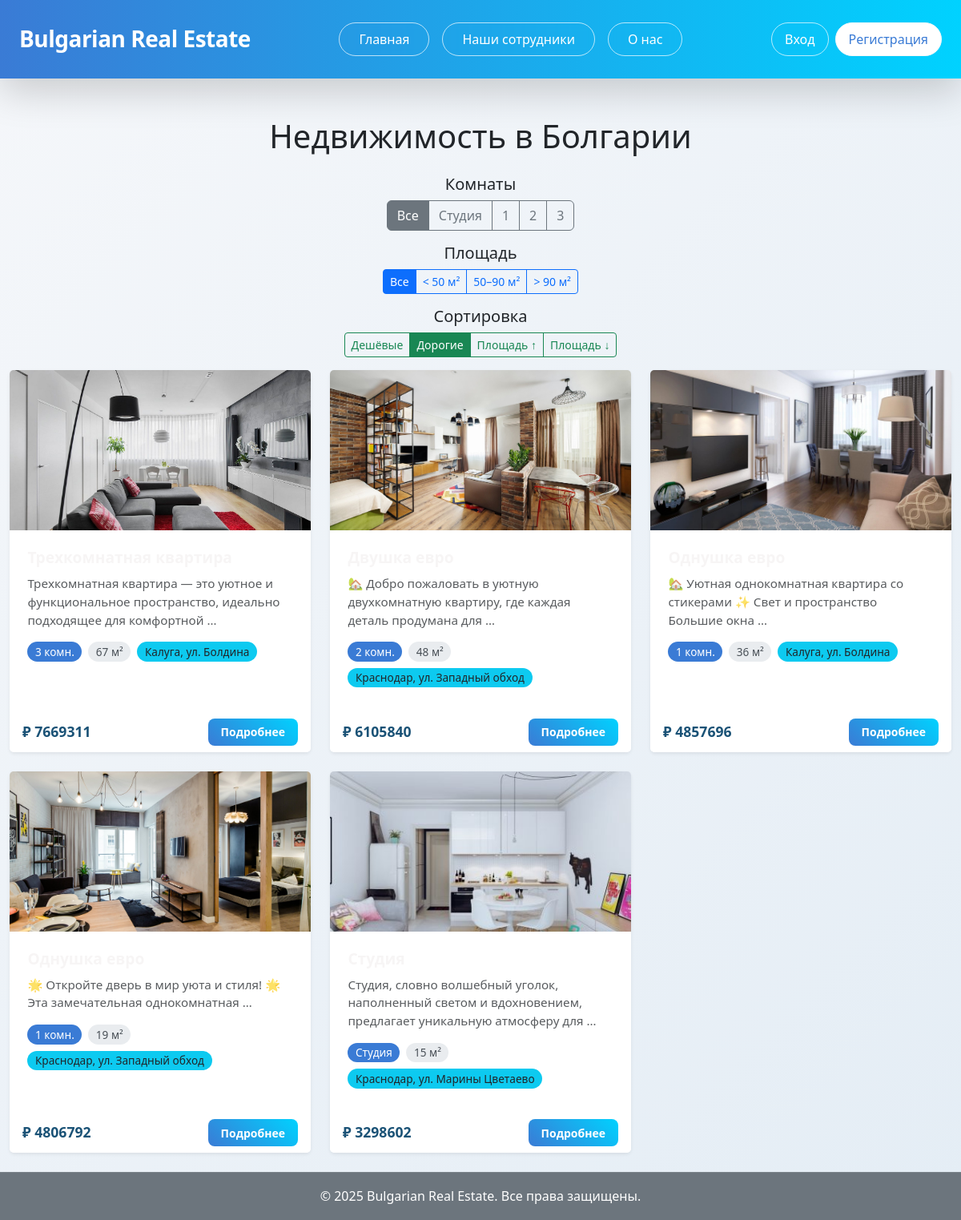
The page /?sort=price_desc on the database its author committed.
### properties/models.py (models this page shows, shortened)
class Property(models.Model):
    title = models.CharField("Заголовок", max_length=50)
    description = models.TextField("Описание")
    price = models.DecimalField("Цена", max_digits=10, decimal_places=2)
    location = models.CharField("Местоположение", max_length=100)
    bedrooms = models.IntegerField("Количество спален", blank=True, null=True)
    bathrooms = models.IntegerField("Количество ванных комнат")
    area = models.IntegerField("Площадь (м²)")
    property_type = models.CharField(
        "Тип недвижимости",
        max_length=10,
        choices=PROPERTY_TYPE_CHOICES,
        default='1_room'
    )
    image = models.ImageField("Фото", upload_to='properties/', blank=True, null=True)
    is_published = models.BooleanField("Опубликовано", default=True)
    created_at = models.DateTimeField(auto_now_add=True)
    class Meta:
        verbose_name = "Недвижимость"
        verbose_name_plural = "Недвижимость"

### properties/views.py (the view)
# urls.py: path('', views.PropertyListView.as_view(), name='index'),
class PropertyListView(ListView):
    model = Property
    template_name = 'properties/index.html'
    context_object_name = 'properties'
    paginate_by = 6
    def get_queryset(self):
        queryset = Property.objects.filter(is_published=True)
        bedrooms = self.request.GET.get('bedrooms')
        if bedrooms == 'studio':
            queryset = queryset.filter(bedrooms=0)
        elif bedrooms in ['1', '2', '3']:
            queryset = queryset.filter(bedrooms=int(bedrooms))
        area = self.request.GET.get('area')
        if area == 'small':
            queryset = queryset.filter(area__lt=50)
        elif area == 'medium':
            queryset = queryset.filter(area__gte=50, area__lt=90)
        elif area == 'large':
            queryset = queryset.filter(area__gte=90)
        sort = self.request.GET.get('sort')
        if sort == 'price_asc':
            queryset = queryset.order_by('price')
        elif sort == 'price_desc':
            queryset = queryset.order_by('-price')
        elif sort == 'area_asc':  # Новое: по возрастанию
            queryset = queryset.order_by('area')
        elif sort == 'area_desc':
            queryset = queryset.order_by('-area')
        else:
            queryset = queryset.order_by('-created_at')
        return queryset
    def get_context_data(self, **kwargs):
        context = super().get_context_data(**kwargs)
        context['selected_bedrooms'] = self.request.GET.get('bedrooms')
        context['selected_area'] = self.request.GET.get('area')
        context['selected_sort'] = self.request.GET.get('sort')
        return context

### templates/properties/index.html (shortened to what this page needs)
{% extends "properties/base.html" %}
{% load static %}
{% block content %}
<div class="text-center my-4">
    <h1>Недвижимость в Болгарии</h1>
</div>
<div class="text-center my-3">
    <h5>Комнаты</h5>
    <div class="btn-group" role="group">
        <a href="{% url 'index' %}" class="btn btn-outline-secondary {% if not selected_bedrooms %}active{% endif %}">
            Все
        </a>
        <a href="?bedrooms=studio" class="btn btn-outline-secondary {% if selected_bedrooms == 'studio' %}active{% endif %}">
            Студия
        </a>
        <a href="?bedrooms=1" class="btn btn-outline-secondary {% if selected_bedrooms == '1' %}active{% endif %}">
            1
        </a>
        <a href="?bedrooms=2" class="btn btn-outline-secondary {% if selected_bedrooms == '2' %}active{% endif %}">
            2
        </a>
        <a href="?bedrooms=3" class="btn btn-outline-secondary {% if selected_bedrooms == '3' %}active{% endif %}">
            3
        </a>
    </div>
</div>
<div class="text-center my-3">
    <h5>Площадь</h5>
    <div class="btn-group" role="group">
        <a href="{% url 'index' %}{% if selected_bedrooms %}?bedrooms={{ selected_bedrooms }}{% endif %}"
           class="btn btn-sm btn-outline-primary {% if not selected_area %}active{% endif %}">
            Все
        </a>
        <a href="?{% if selected_bedrooms %}bedrooms={{ selected_bedrooms }}&{% endif %}area=small"
           class="btn btn-sm btn-outline-primary {% if selected_area == 'small' %}active{% endif %}">
            < 50 м²
        </a>
        <a href="?{% if selected_bedrooms %}bedrooms={{ selected_bedrooms }}&{% endif %}area=medium"
           class="btn btn-sm btn-outline-primary {% if selected_area == 'medium' %}active{% endif %}">
            50–90 м²
        </a>
        <a href="?{% if selected_bedrooms %}bedrooms={{ selected_bedrooms }}&{% endif %}area=large"
           class="btn btn-sm btn-outline-primary {% if selected_area == 'large' %}active{% endif %}">
            > 90 м²
        </a>
    </div>
</div>
<div class="text-center my-3">
    <h5>Сортировка</h5>
    <div class="btn-group" role="group">
        <a href="?{% if selected_bedrooms %}bedrooms={{ selected_bedrooms }}&{% endif %}{% if selected_area %}area={{ selected_area }}&{% endif %}sort=price_asc"
           class="btn btn-sm btn-outline-success {% if selected_sort == 'price_asc' %}bg-success text-white{% endif %}">
            Дешёвые
        </a>
        <a href="?{% if selected_bedrooms %}bedrooms={{ selected_bedrooms }}&{% endif %}{% if selected_area %}area={{ selected_area }}&{% endif %}sort=price_desc"
           class="btn btn-sm btn-outline-success {% if selected_sort == 'price_desc' %}bg-success text-white{% endif %}">
            Дорогие
        </a>
        <a href="?{% if selected_bedrooms %}bedrooms={{ selected_bedrooms }}&{% endif %}{% if selected_area %}area={{ selected_area }}&{% endif %}sort=area_asc"
           class="btn btn-sm btn-outline-success {% if selected_sort == 'area_asc' %}bg-success text-white{% endif %}">
            Площадь ↑
        </a>
        <a href="?{% if selected_bedrooms %}bedrooms={{ selected_bedrooms }}&{% endif %}{% if selected_area %}area={{ selected_area }}&{% endif %}sort=area_desc"
           class="btn btn-sm btn-outline-success {% if selected_sort == 'area_desc' %}bg-success text-white{% endif %}">
            Площадь ↓
        </a>
    </div>
</div>
<div class="row row-cols-1 row-cols-md-2 row-cols-lg-3 g-4">
    {% for prop in properties %}
        <div class="col">
            <div class="card h-100 border-0 shadow-sm">
                {% if prop.image %}
                    <img src="{{ prop.image.url }}" class="card-img-top" alt="{{ prop.title }}" style="height: 200px; object-fit: cover;">
                {% else %}
                    <img src="https://via.placeholder.com/300x200?text=Нет+фото" class="card-img-top" alt="Нет фото" style="height: 200px; object-fit: cover;">
                {% endif %}
                <div class="card-body">
                    <h5 class="card-title">{{ prop.title }}</h5>
                    <p class="card-text text-muted small">
                        {{ prop.description|truncatewords:12 }}
                    </p>
                    <div class="d-flex flex-wrap gap-2 mb-2">
                        <span class="badge bg-primary">
                            {% if prop.bedrooms == 0 %}Студия{% else %}{{ prop.bedrooms }} комн.{% endif %}
                        </span>
                        <span class="badge bg-secondary">{{ prop.area }} м²</span>
                        <span class="badge bg-info text-dark">{{ prop.location }}</span>
                    </div>
                </div>
                <div class="card-footer bg-white border-0">
                    <div class="d-flex justify-content-between align-items-center">
                        <span class="text-dark fw-bold">₽ {{ prop.price|floatformat:0 }} </span>
                        <a href="{% url 'property_detail' prop.id %}" class="btn btn-primary btn-sm">Подробнее</a>
                    </div>
                </div>
            </div>
        </div>
    {% endfor %}
</div>
{% endblock %}

### static/css/new-style.css (style rules this page uses)
body { font-family: 'Segoe UI', Tahoma, Geneva, Verdana, sans-serif; background: linear-gradient(135deg, #f5f7fa 0%, #e4edf5 100%); color: #333; line-height: 1.7; min-height: 100vh; display: flex; flex-direction: column; }
.card-footer .text-dark { color: #1a5276 !important; font-weight: 600; font-size: 1.1rem; }
.card-body { padding: 1.4rem; }
.card-title { font-size: 1.2rem; font-weight: 600; color: #f7f5f5; margin-bottom: 0.6rem; }
.card-text { color: #666; font-size: 0.95rem; line-height: 1.5; }
.badge { font-size: 0.85rem; padding: 0.4em 0.7em; border-radius: 50px; font-weight: 500; }
.badge.bg-primary { background-color: #3a7bd5 !important; color: white; }
.badge.bg-secondary { background-color: #e9ecef !important; color: #495057; }
.btn-primary { background: linear-gradient(45deg, #3a7bd5, #00d2ff); border: none; font-weight: 600; padding: 0.4rem 1rem; border-radius: 8px; transition: all 0.3s ease; }

### rows shown on the page
Property: image (picture), description "Трехкомнатная квартира — это уютное и функциональное пространство, идеально подходящее для комфортной …", bedrooms "3", area "67", location "Калуга, ул. Болдина", price "7669311"
Property: image (picture), description "🏡 Добро пожаловать в уютную двухкомнатную квартиру, где каждая деталь продумана для …", bedrooms "2", area "48", location "Краснодар, ул. Западный обход", price "6105840"
Property: image (picture), description "🏡 Уютная однокомнатная квартира со стикерами ✨ Свет и пространство Большие окна …", bedrooms "1", area "36", location "Калуга, ул. Болдина", price "4857696"
Property: image (picture), description "🌟 Откройте дверь в мир уюта и стиля! 🌟 Эта замечательная однокомнатная …", bedrooms "1", area "19", location "Краснодар, ул. Западный обход", price "4806792"
Property: image (picture), description "Студия, словно волшебный уголок, наполненный светом и вдохновением, предлагает уникальную атмосферу для …", bedrooms "Студия", area "15", location "Краснодар, ул. Марины Цветаево", price "3298602"
